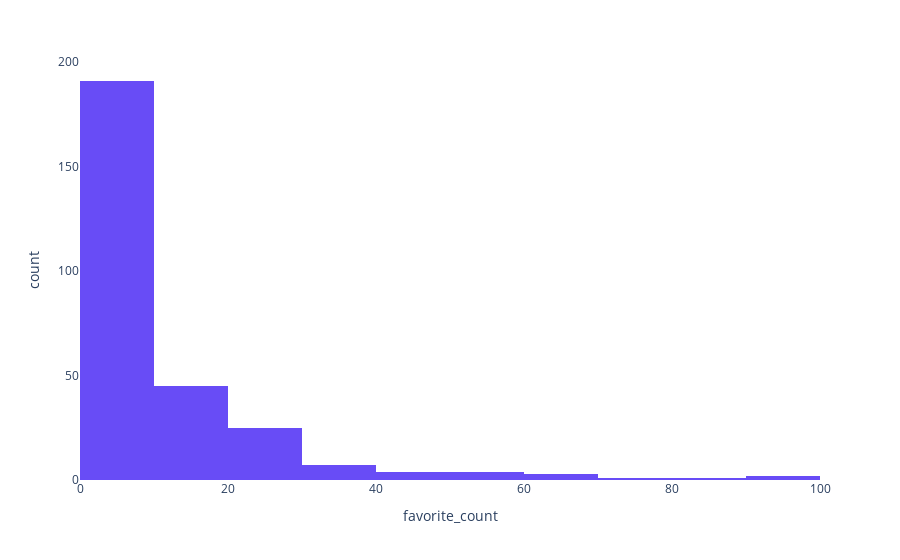

Here is the notebook cell this chart was saved with:
### Code cell
count, limits = np.histogram(df.filter(df.favorite_count > 0).select("favorite_count").toPandas(), bins=4000)
fig = px.histogram(x=(limits[:-1] + limits[1:]) / 2 + 2, y=count, nbins=4000, range_x=[0, 100])
fig.update_xaxes(title='favorite_count').update_yaxes(title='count')

### Figure 1 — Plotly figure (JSON) as saved in the notebook; plotly's stock layout.template omitted (floating-point values rounded to 4 significant figures; data arrays with more than 128 entries replaced by an {"elided": "..."} marker saying what was removed)
{"data": [{"alignmentgroup": "True", "bingroup": "x", "histfunc": "sum", "hovertemplate": "x=%{x}<br>sum of y=%{y}<extra></extra>", "legendgroup": "", "marker": {"color": "#684cf6", "pattern": {"shape": ""}}, "name": "", "nbinsx": 4000, "offsetgroup": "", "orientation": "v", "showlegend": false, "type": "histogram", "x": {"elided": "4000 float values"}, "xaxis": "x", "y": {"elided": "4000 int values"}, "yaxis": "y"}], "layout": {"barmode": "relative", "legend": {"tracegroupgap": 0}, "margin": {"t": 60}, "xaxis": {"anchor": "y", "domain": [0, 1], "range": [0, 100], "title": {"text": "favorite_count"}}, "yaxis": {"anchor": "x", "domain": [0, 1], "title": {"text": "count"}}}}
